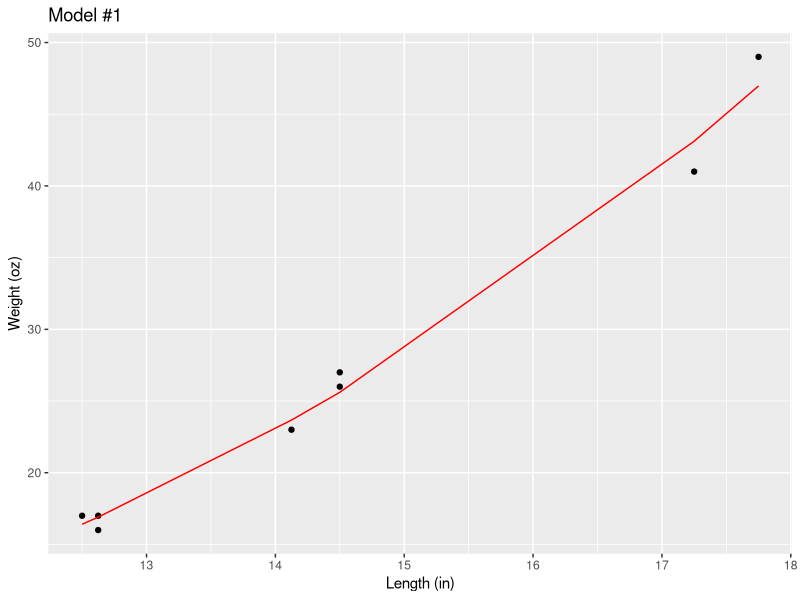
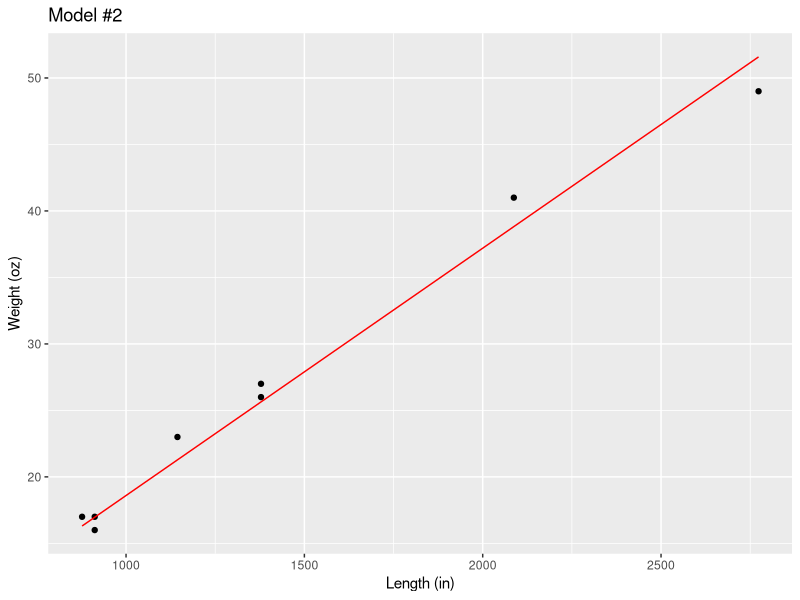
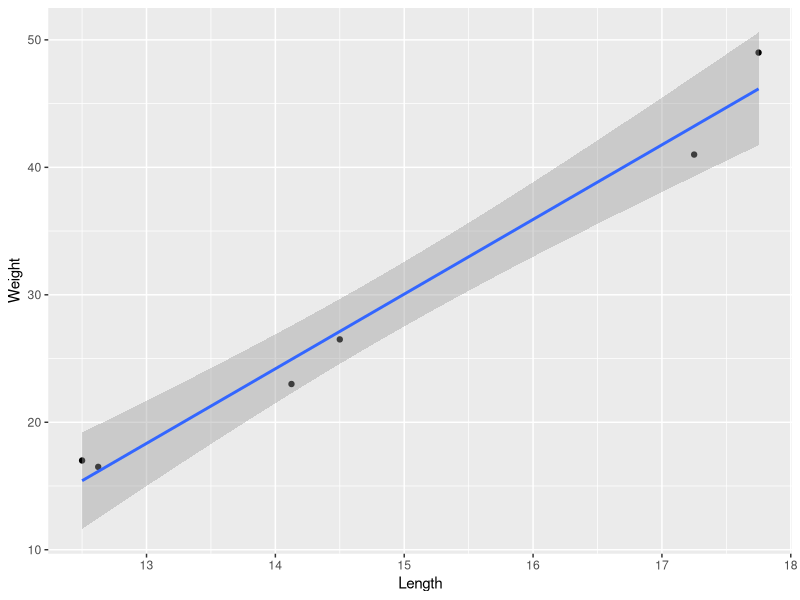
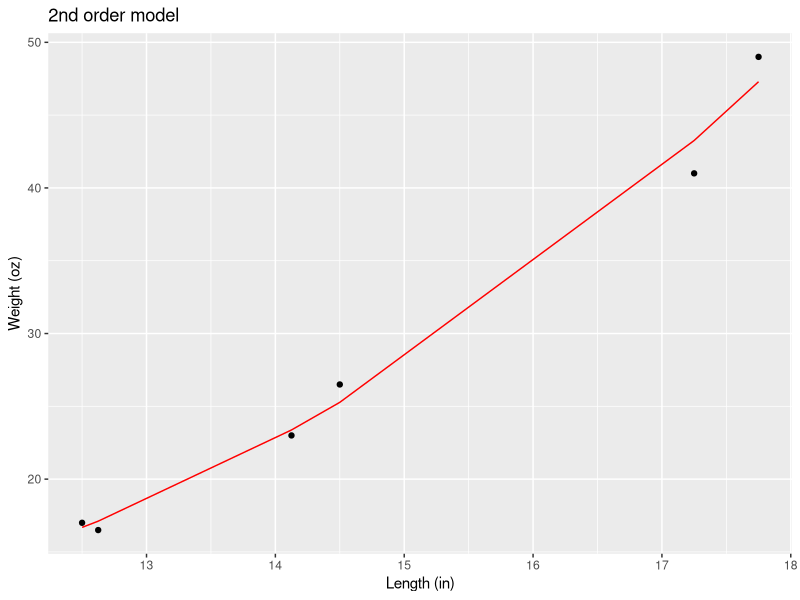
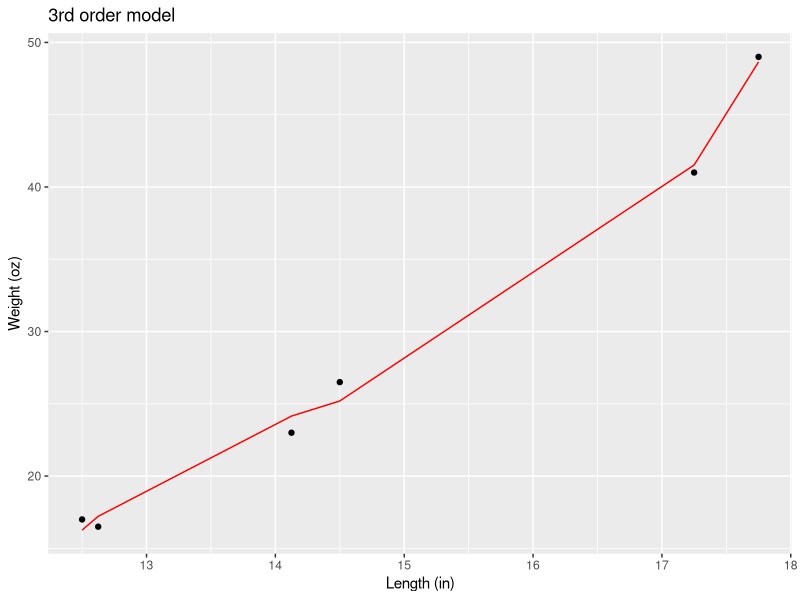
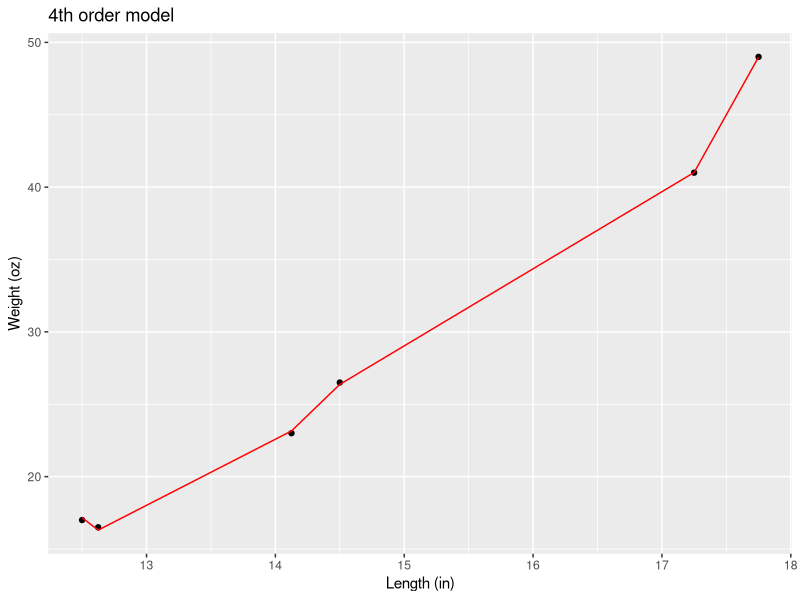

Reproduce these figures in R, in order.
## ---- chunk 1
x = c(1.0, 2.3, 3.7, 4.2, 6.1, 7.0)
y = c(3.6, 3.0, 3.2, 5.1, 5.3, 6.8)

a = (y[5]-y[2]) / (x[5]-x[2]); a

b = mean(y - a*x); b

# Or easily using lm()
summary(lm(y~x))
## ---- chunk 2
l = c(14.5, 12.5, 17.25, 14.5, 12.625, 17.75, 14.125, 12.625)
w = c(27, 17, 41, 26, 17, 49, 23, 16)

k = sum(l^3*w)/sum(l^(2*3)); k
## ---- chunk 3
g = c(9.75, 8.375, 11.0, 9.75, 8.5, 12.5, 9.0, 8.5)

k = sum(w*(l*g^2))/sum((l*g^2)^2); k
## ---- chunk 4
model_1 = 0.0084*l^3
model_2 = 0.0186*l*g^2

data.frame(model_1_errors = (model_1 - w), model_2_errors = (model_2 - w))

# root mean squared error
caret::RMSE(model_1, w)
caret::RMSE(model_2, w)

# Plot of the fit
library(ggplot2)
ggplot(data.frame(l,w), aes(x = l, y = w)) + geom_point() + geom_line(aes(x = l, y = model_1), color = "red") + labs(x = "Length (in)", y = "Weight (oz)", title = "Model #1")

ggplot(data.frame(l,w,g), aes(x = l*g^2, y = w)) + geom_point() + geom_line(aes(x = l*g^2, y = model_2), color = "red") + labs(x = "Length (in)", y = "Weight (oz)", title = "Model #2")
## ---- chunk 5
Length = c(12.5, 12.625, 14.125, 14.5, 17.25, 17.75)
Weight = c(17, 16.5, 23, 26.5, 41, 49)

ggplot(data.frame(Length, Weight), aes(x = Length, y = Weight)) + geom_point() + geom_smooth(method = 'lm', se = TRUE)
## ---- chunk 6
dd = data.frame(Length, Weight)
dd$delta_y1 = c(NA, diff(dd$Weight)/diff(dd$Length))
dd$delta_y2 = c(NA, NA, na.omit(diff(dd$delta_y1))/diff(dd$Length, lag = 2))
dd$delta_y3 = c(NA, NA, NA, na.omit(diff(dd$delta_y2))/diff(dd$Length, lag = 3))
dd$delta_y4 = c(NA, NA, NA, NA, na.omit(diff(dd$delta_y3))/diff(dd$Length, lag = 4))
dd$delta_y5 = c(NA, NA, NA, NA, NA, na.omit(diff(dd$delta_y4))/diff(dd$Length, lag = 5))  

dd
## ---- chunk 7
# 2nd-order model
second = lm(Weight ~ poly(Length,2)); second
ggplot(data.frame(Length, Weight), aes(x = Length, y = Weight)) + geom_point() + geom_line(aes(x = Length, y = second$fitted.values), color = "red") + labs(x = "Length (in)", y = "Weight (oz)", title = "2nd order model")

# 3rd-order model
third = lm(Weight ~ poly(Length,3)); third
ggplot(data.frame(Length, Weight), aes(x = Length, y = Weight)) + geom_point() + geom_line(aes(x = Length, y = third$fitted.values), color = "red") + labs(x = "Length (in)", y = "Weight (oz)", title = "3rd order model")

# 4th-order model
forth = lm(Weight ~ poly(Length,4)); forth
ggplot(data.frame(Length, Weight), aes(x = Length, y = Weight)) + geom_point() + geom_line(aes(x = Length, y = forth$fitted.values), color = "red") + labs(x = "Length (in)", y = "Weight (oz)", title = "4th order model")

data.frame(RMSE_2nd = caret::RMSE(second$fitted.values, Weight), 
           RMSE_3rd = caret::RMSE(third$fitted.values, Weight), 
           RMSE_4th = caret::RMSE(forth$fitted.values, Weight))
## ---- chunk 8
mid.square = function(x0, n){
  ran.value = data.frame(x0)
  l = nchar(as.character(x0))
  for (i in c(1:n)){
    temp = as.character(ran.value[i,]^2)
    if (nchar(temp) < l*2){
      zeros = paste(rep("0", l*2 - nchar(temp)), collapse = "")
      temp = paste0(zeros, temp)
    }
    ran.value[i+1,] = as.integer(substr(temp, l-((l/2)-1), l+(l/2)))
    if (nchar(ran.value[i+1,]) == 1){
      return(ran.value[-c(1),])
    }
  }
  return(ran.value[-c(1),])
}

# Random numbers generated using middle square method
mid.square(1009,10)
mid.square(653217, 20)
mid.square(3043,15)
## ---- chunk 9
lag.times = c(2:7)
lag.prob = c(0.1, 0.25, 0.3, 0.2, 0.13, 0.02)

trials = 1000

lag.simulation = sample(x = lag.times, size = trials, prob = lag.prob, replace = TRUE)
lag.results = data.frame(table(lag.simulation))
lag.results = cbind("lag" = lag.results$lag.simulation, "prob" = lag.prob, "pred" = lag.results$Freq/trials)
lag.results
